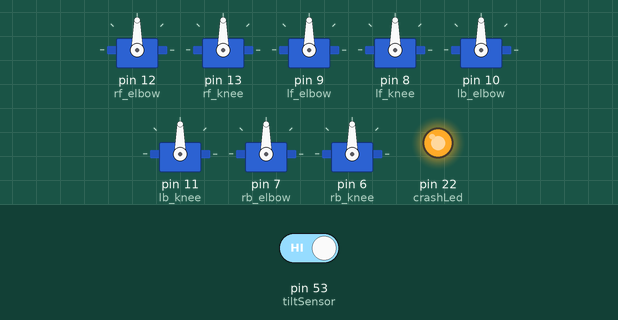
Recording of a sketch running on a simulated Arduino Mega 2560, built with avr-gcc and run on an emulated ATmega2560. Shown: 8 × servo, output pins drawn as LEDs (lit = HIGH). The test bench sets the inputs (shaded band); at power-on: pin 53 (tiltSensor) HIGH.

Above: at 0.8 s.
0.9 s: pin 53 (tiltSensor) driven LOW
At 1.5 s:
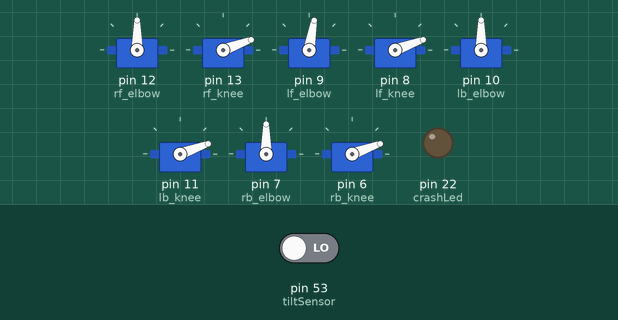
Timing chart, 0 to 3.9 s (numbered marks = the images above; inputs shaded):
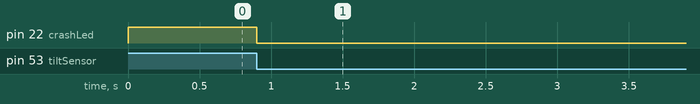

The sketch:

body.ino
```cpp
#include <Servo.h>
#include <Arduino.h>
Servo rf_elbow; // Right front elbow
Servo rf_knee;  // Right front knee
Servo lf_elbow; // Left front elbow
Servo lf_knee;  // Left front knee

Servo lb_elbow; // Left back elbow
Servo lb_knee;  // Left back knee
Servo rb_elbow; // Right back elbow
Servo rb_knee;  // Right back knee

const int tiltSensor = 53;
const int crashLed = 22;

bool initialized;

enum State: byte {
  STANDING,
};

State state;

void setup() {
  rf_elbow.attach(12);
  rf_knee.attach(13);
  lf_elbow.attach(9);
  lf_knee.attach(8);
  lb_elbow.attach(10);
  lb_knee.attach(11);
  rb_elbow.attach(7);
  rb_knee.attach(6);

  pinMode(tiltSensor, INPUT);
  pinMode(crashLed, OUTPUT);

  state = STANDING;
  initialized = false;
  digitalWrite(crashLed, HIGH);

  while (!initialized) {
    if (shouldInitialize()) {
      initialize();
    }
  }
}

void loop() {
  delay(2000);
  stand();
}

bool shouldInitialize() {
  return !initialized && digitalRead(tiltSensor) == LOW;
}

void initialize() {
  stand();
  state = STANDING;
  digitalWrite(crashLed, LOW);
  initialized = true;
  delay(1000);
}

void stand() {
  lf_elbow.write(80);
  lf_knee.write(20);
  rf_elbow.write(90);
  rf_knee.write(20);

  rb_elbow.write(90);
  rb_knee.write(20);
  lb_elbow.write(90);
  lb_knee.write(20);
}

void raiseLeftFrontFoot() {
  int elbow = 70;
  int knee = 20;
  for (int i = 0; i < 50; i++) {
    lf_elbow.write(elbow + i);
    lf_knee.write(knee + i);
    delay(15);
  }
}
```

Measured:
- after the input at 0.9 s, pin 22 (crashLed): HIGH → LOW at once; servo on pin 13 (rf_knee), servo on pin 8 (lf_knee), servo on pin 11 (lb_knee), servo on pin 6 (rb_knee): 90° → 20° at once; servo on pin 9 (lf_elbow): 90° → 80° at once
